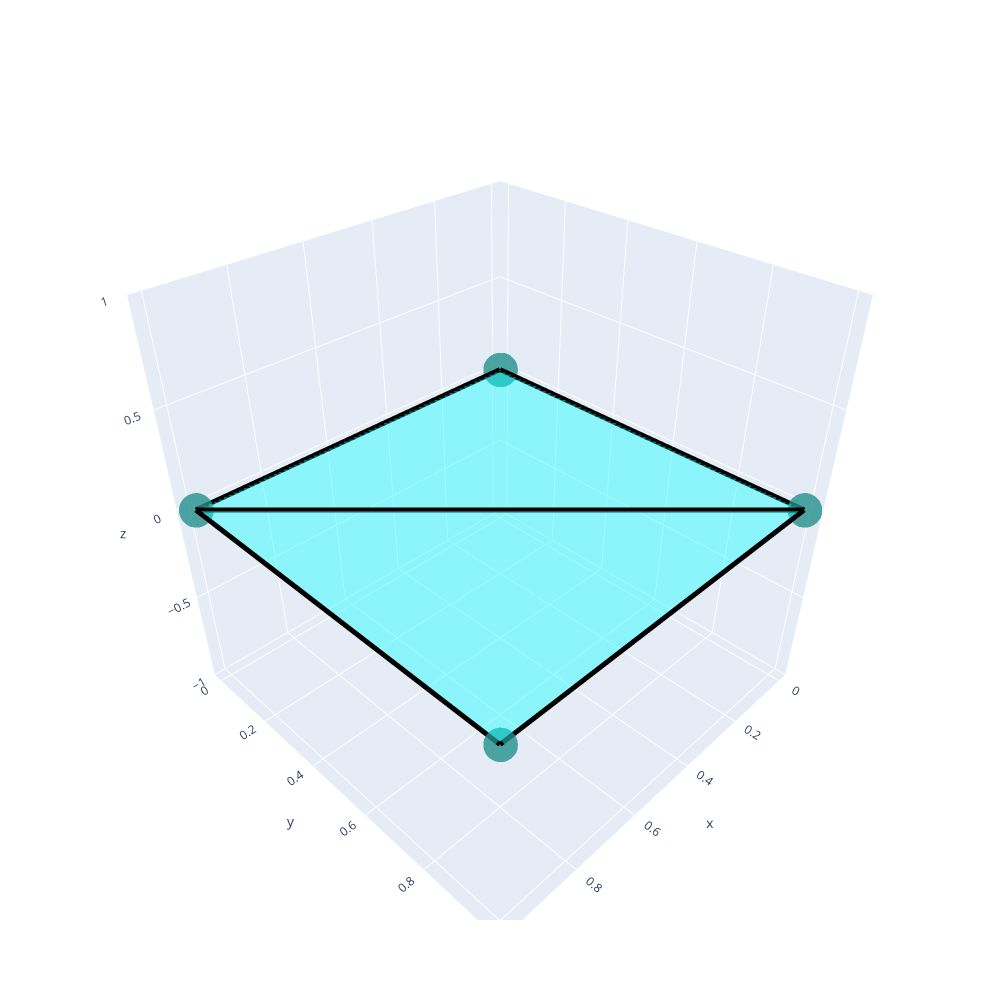

The cell this chart's notebook holds for it:
### Code cell
draw_alpha_complex(my_alpha_complex, S, 1)

### Figure 1 — Plotly figure (JSON) as saved in the notebook; plotly's stock layout.template omitted (floating-point values rounded to 4 significant figures)
{"data": [{"marker": {"color": [0, 0, 0, 0], "colorscale": [[0, "#440154"], [0.1111, "#482878"], [0.2222, "#3e4989"], [0.3333, "#31688e"], [0.4444, "#26828e"], [0.5556, "#1f9e89"], [0.6667, "#35b779"], [0.7778, "#6ece58"], [0.8889, "#b5de2b"], [1, "#fde725"]], "opacity": 0.8, "size": 12}, "mode": "markers", "showlegend": false, "type": "scatter3d", "x": [0, 0, 1, 1], "y": [0, 1, 1, 0], "z": [0, 0, 0, 0]}, {"line": {"color": "black", "width": 10}, "mode": "lines", "showlegend": false, "type": "scatter3d", "x": [0, 0], "y": [0, 1], "z": [0, 0]}, {"line": {"color": "black", "width": 10}, "mode": "lines", "showlegend": false, "type": "scatter3d", "x": [0, 1], "y": [1, 1], "z": [0, 0]}, {"line": {"color": "black", "width": 10}, "mode": "lines", "showlegend": false, "type": "scatter3d", "x": [0, 1], "y": [1, 0], "z": [0, 0]}, {"line": {"color": "black", "width": 10}, "mode": "lines", "showlegend": false, "type": "scatter3d", "x": [0, 1], "y": [0, 0], "z": [0, 0]}, {"line": {"color": "black", "width": 10}, "mode": "lines", "showlegend": false, "type": "scatter3d", "x": [1, 1], "y": [1, 0], "z": [0, 0]}, {"alphahull": 5, "color": "cyan", "i": [0], "j": [1], "k": [2], "opacity": 0.4, "type": "mesh3d", "x": [0, 0, 1], "y": [0, 1, 0], "z": [0, 0, 0]}, {"alphahull": 5, "color": "cyan", "i": [0], "j": [1], "k": [2], "opacity": 0.4, "type": "mesh3d", "x": [0, 1, 1], "y": [1, 1, 0], "z": [0, 0, 0]}], "layout": {"autosize": false, "height": 1000, "width": 1000}}
